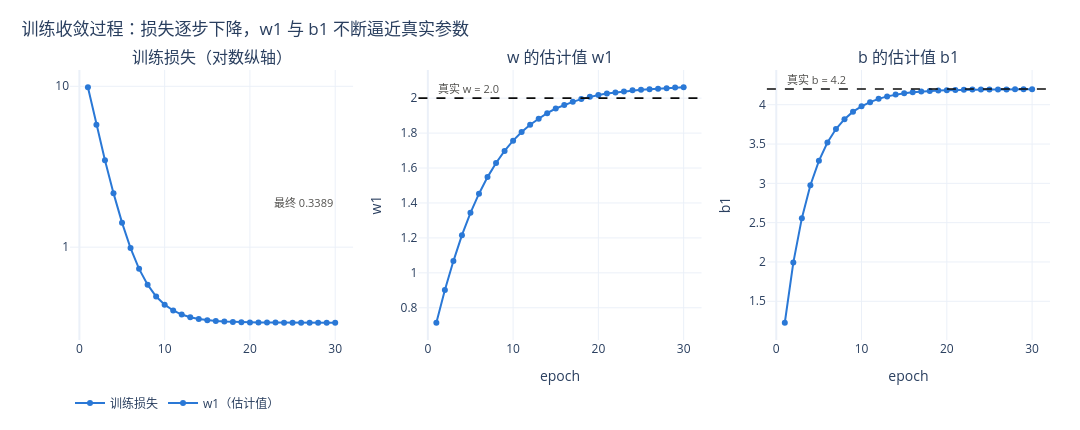

The notebook cell saved with this chart:
### Code cell
# 收敛过程：损失曲线 + 两个参数随 epoch 的变化
fig = make_subplots(rows=1, cols=3,
                    subplot_titles=("训练损失（对数纵轴）", "w 的估计值 w1", "b 的估计值 b1"))

fig.add_trace(go.Scatter(
    x=hist1["epoch"], y=hist1["loss"], mode="lines+markers", name="训练损失",
    line=dict(color=C_BLUE, width=2), marker=dict(size=6),
    hovertemplate="epoch %{x}<br>损失 %{y:.5f}<extra></extra>",
), row=1, col=1)

fig.add_trace(go.Scatter(
    x=hist1["epoch"], y=hist1["w"], mode="lines+markers", name="w1（估计值）",
    line=dict(color=C_BLUE, width=2), marker=dict(size=6),
    hovertemplate="epoch %{x}<br>w1 %{y:.4f}<extra></extra>",
), row=1, col=2)

fig.add_trace(go.Scatter(
    x=hist1["epoch"], y=hist1["b"], mode="lines+markers", name="b1（估计值）",
    line=dict(color=C_BLUE, width=2), marker=dict(size=6), showlegend=False,
    hovertemplate="epoch %{x}<br>b1 %{y:.4f}<extra></extra>",
), row=1, col=3)

# 真实参数作为参考线直接标注（颜色之外的第二重编码：虚线 + 文字）
for col, true_v, lab in ((2, TRUE_W, f"真实 w = {TRUE_W}"), (3, TRUE_B, f"真实 b = {TRUE_B}")):
    fig.add_hline(y=true_v, line=dict(color=C_TRUE, width=1.6, dash="dash"), row=1, col=col)
    fig.add_annotation(x=hist1["epoch"][0], y=true_v, row=1, col=col, text=lab,
                       showarrow=False, xanchor="left", yanchor="bottom",
                       font=dict(color=C_MUTED, size=11))

fig.add_annotation(x=hist1["epoch"][-1], y=hist1["loss"][-1], row=1, col=1,
                   text=f"最终 {hist1['loss'][-1]:.4f}", showarrow=False,
                   xanchor="right", yanchor="top", font=dict(color=C_MUTED, size=11))

fig.update_yaxes(type="log", dtick=1, row=1, col=1)      # 对数轴只保留 10 的整数次幂刻度
fig.update_xaxes(title_text="epoch", row=1, col=1)
fig.update_xaxes(title_text="epoch", row=1, col=2)
fig.update_xaxes(title_text="epoch", row=1, col=3)
fig.update_yaxes(title_text="MSE", row=1, col=1)
fig.update_yaxes(title_text="w1", row=1, col=2)
fig.update_yaxes(title_text="b1", row=1, col=3)
style(fig, "训练收敛过程：损失逐步下降，w1 与 b1 不断逼近真实参数", "", "", width=1080, height=430)
fig.show()

### Figure 1 — Plotly figure (JSON) as saved in the notebook; plotly's stock layout.template omitted (floating-point values rounded to 4 significant figures)
{"data": [{"hovertemplate": "epoch %{x}<br>损失 %{y:.5f}<extra></extra>", "line": {"color": "#2a78d6", "width": 2}, "marker": {"size": 6}, "mode": "lines+markers", "name": "训练损失", "type": "scatter", "x": [1, 2, 3, 4, 5, 6, 7, 8, 9, 10, 11, 12, 13, 14, 15, 16, 17, 18, 19, 20, 21, 22, 23, 24, 25, 26, 27, 28, 29, 30], "xaxis": "x", "y": [9.861, 5.762, 3.467, 2.166, 1.42, 0.9868, 0.7331, 0.5845, 0.4933, 0.4389, 0.404, 0.3812, 0.3669, 0.3573, 0.3511, 0.3473, 0.3446, 0.3427, 0.3415, 0.3407, 0.3402, 0.3398, 0.3396, 0.3393, 0.3392, 0.3391, 0.3391, 0.339, 0.339, 0.3389], "yaxis": "y"}, {"hovertemplate": "epoch %{x}<br>w1 %{y:.4f}<extra></extra>", "line": {"color": "#2a78d6", "width": 2}, "marker": {"size": 6}, "mode": "lines+markers", "name": "w1（估计值）", "type": "scatter", "x": [1, 2, 3, 4, 5, 6, 7, 8, 9, 10, 11, 12, 13, 14, 15, 16, 17, 18, 19, 20, 21, 22, 23, 24, 25, 26, 27, 28, 29, 30], "xaxis": "x2", "y": [0.7143, 0.9017, 1.067, 1.216, 1.344, 1.453, 1.548, 1.629, 1.698, 1.757, 1.806, 1.847, 1.882, 1.914, 1.941, 1.961, 1.979, 1.994, 2.008, 2.018, 2.026, 2.032, 2.038, 2.045, 2.048, 2.051, 2.053, 2.057, 2.06, 2.062], "yaxis": "y2"}, {"hovertemplate": "epoch %{x}<br>b1 %{y:.4f}<extra></extra>", "line": {"color": "#2a78d6", "width": 2}, "marker": {"size": 6}, "mode": "lines+markers", "name": "b1（估计值）", "showlegend": false, "type": "scatter", "x": [1, 2, 3, 4, 5, 6, 7, 8, 9, 10, 11, 12, 13, 14, 15, 16, 17, 18, 19, 20, 21, 22, 23, 24, 25, 26, 27, 28, 29, 30], "xaxis": "x3", "y": [1.227, 1.992, 2.558, 2.975, 3.286, 3.518, 3.691, 3.816, 3.912, 3.979, 4.032, 4.075, 4.106, 4.129, 4.146, 4.16, 4.169, 4.176, 4.18, 4.184, 4.187, 4.19, 4.193, 4.193, 4.193, 4.193, 4.195, 4.197, 4.197, 4.196], "yaxis": "y3"}], "layout": {"annotations": [{"font": {"size": 16}, "showarrow": false, "text": "训练损失（对数纵轴）", "x": 0.1444, "xanchor": "center", "xref": "paper", "y": 1.0, "yanchor": "bottom", "yref": "paper"}, {"font": {"size": 16}, "showarrow": false, "text": "w 的估计值 w1", "x": 0.5, "xanchor": "center", "xref": "paper", "y": 1.0, "yanchor": "bottom", "yref": "paper"}, {"font": {"size": 16}, "showarrow": false, "text": "b 的估计值 b1", "x": 0.8556, "xanchor": "center", "xref": "paper", "y": 1.0, "yanchor": "bottom", "yref": "paper"}, {"font": {"color": "#52514e", "size": 11}, "showarrow": false, "text": "真实 w = 2.0", "x": 1, "xanchor": "left", "xref": "x2", "y": 2.0, "yanchor": "bottom", "yref": "y2"}, {"font": {"color": "#52514e", "size": 11}, "showarrow": false, "text": "真实 b = 4.2", "x": 1, "xanchor": "left", "xref": "x3", "y": 4.2, "yanchor": "bottom", "yref": "y3"}, {"font": {"color": "#52514e", "size": 11}, "showarrow": false, "text": "最终 0.3389", "x": 30, "xanchor": "right", "xref": "x", "y": 0.3389, "yanchor": "top", "yref": "y"}], "height": 430, "hovermode": "closest", "legend": {"orientation": "h", "title": {}, "x": 0, "y": -0.18, "yanchor": "top"}, "margin": {"b": 80, "l": 70, "r": 30, "t": 70}, "shapes": [{"line": {"color": "#0b0b0b", "dash": "dash", "width": 1.6}, "type": "line", "x0": 0, "x1": 1, "xref": "x2 domain", "y0": 2.0, "y1": 2.0, "yref": "y2"}, {"line": {"color": "#0b0b0b", "dash": "dash", "width": 1.6}, "type": "line", "x0": 0, "x1": 1, "xref": "x3 domain", "y0": 4.2, "y1": 4.2, "yref": "y3"}], "title": {"text": "训练收敛过程：损失逐步下降，w1 与 b1 不断逼近真实参数", "x": 0.02, "xanchor": "left"}, "width": 1080, "xaxis": {"anchor": "y", "domain": [0.0, 0.2889], "title": {"text": ""}}, "xaxis2": {"anchor": "y2", "domain": [0.3556, 0.6444], "title": {"text": "epoch"}}, "xaxis3": {"anchor": "y3", "domain": [0.7111, 1.0], "title": {"text": "epoch"}}, "yaxis": {"anchor": "x", "domain": [0.0, 1.0], "dtick": 1, "title": {"text": ""}, "type": "log"}, "yaxis2": {"anchor": "x2", "domain": [0.0, 1.0], "title": {"text": "w1"}}, "yaxis3": {"anchor": "x3", "domain": [0.0, 1.0], "title": {"text": "b1"}}}}
